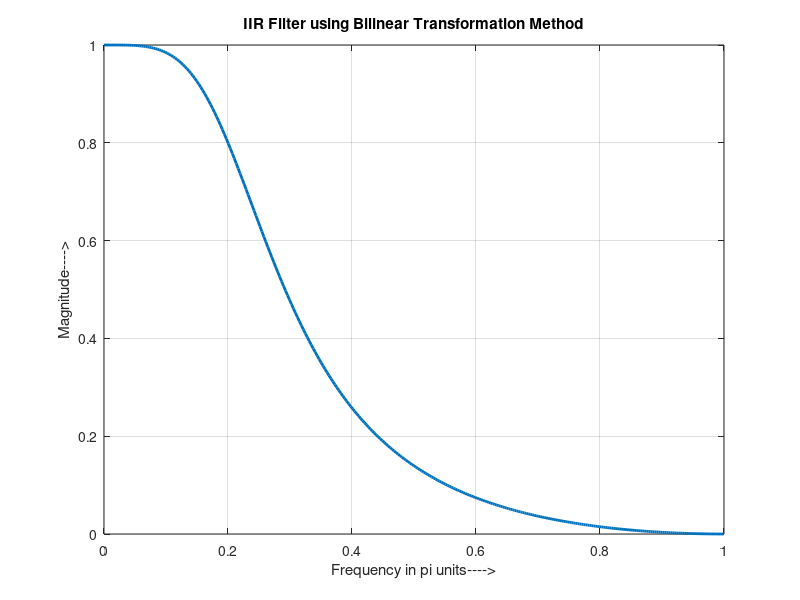

Source code (MATLAB):
clc;
clear all;
close all;
T=1;
wp=0.2*pi;
ws=0.6*pi;
e=sqrt(1/0.8^2-1);
A=1/0.2;
wp=(2/T)*tan(wp/2);
ws=(2/T)*tan(ws/2);
N=ceil((1/2)*(log10(e^2/(A^2-1)))/(log10(wp/ws)));
wc=wp/((e^2)^(1/(2^N)));
[b,a]=butter(N,wc,'low','s');
Hs=tf(b,a);
[numd,dend]=bilinear(b,a,1/T);
Hz=tf(numd,dend,T);
w=0:0.01:pi;
Hw=freqz(numd,dend,w);
plot(w/pi,abs(Hw),'linewidth',2);
title('IIR Filter using Bilinear Transformation Method');
xlabel('Frequency in pi units---->');
ylabel('Magnitude---->');
grid on;
